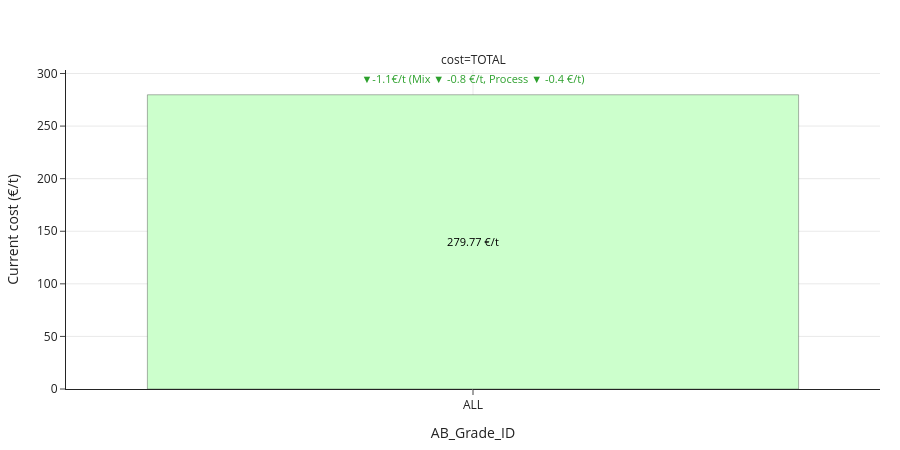
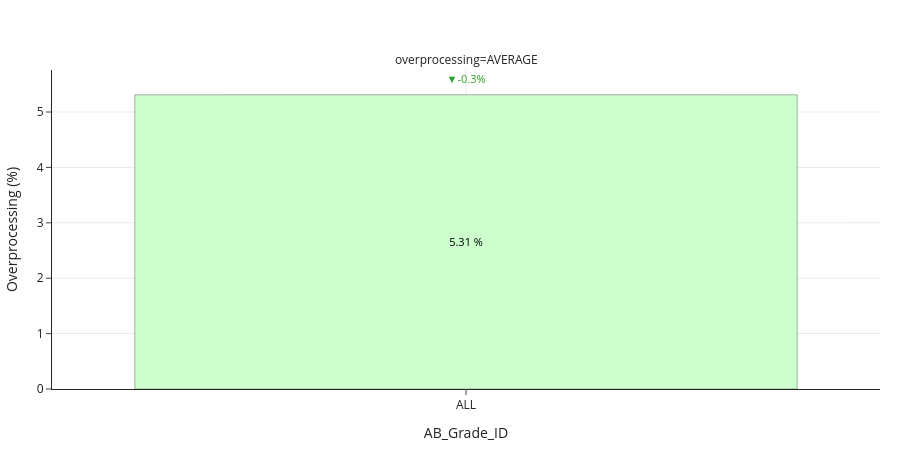

Notebook source saved alongside these figures, in order:
### Code cell
from utility import drilldown_df, _drilldown_analysis_plot, mix_effect, build_drilldown_text

for level in [1, 2, 3]:
    for object_drilldown in ["cost", "overprocessing"]:
        
        reference = "baseline"

        drilldown = drilldown_df(process_data[process_data.AB_Grade_ID.isin(grades_summary)], level , object_drilldown, reference)
        if level == 1 and object_drilldown=="cost":
            mix_contribution = mix_effect(object_drilldown, reference, grades_summary, process_data)
        else:
            mix_contribution = None

        descriptions_md = build_drilldown_text(drilldown.rename(columns={"cost":object_drilldown}), mix_contribution, lang=LANG)
        descriptions.append(descriptions_md)

        fig = _drilldown_analysis_plot(drilldown, mix_contribution,  level, object_drilldown, reference)
        fig = fig.update_layout(
                    title="",
                )
        fig.show()

### Figure 1 — Plotly figure (JSON) as saved in the notebook; plotly's stock layout.template omitted (floating-point values rounded to 4 significant figures)
{"data": [{"alignmentgroup": "True", "cliponaxis": false, "customdata": [["▼-1.1€/t", 280.9, -1.145, 279.8]], "hovertemplate": "<b>%{facetcol} • ID %{x}</b><br>Current: %{y:,.3f} €/t<br>Previous: %{customdata[1]:,.3f} €/t<br>Δ: %{{customdata[2]:.2%}}<extra></extra>", "insidetextanchor": "middle", "legendgroup": "", "marker": {"color": [-1.145], "coloraxis": "coloraxis", "line": {"color": "rgba(60,60,60,0.5)", "width": 0.8}, "pattern": {"shape": ""}}, "name": "", "offsetgroup": "", "orientation": "v", "showlegend": false, "text": ["279.77 €/t"], "textfont": {"color": "black", "size": 11}, "textposition": "inside", "type": "bar", "x": ["ALL"], "xaxis": "x", "y": [279.8], "yaxis": "y"}, {"cliponaxis": false, "hoverinfo": "skip", "mode": "text", "showlegend": false, "text": ["▼-1.1€/t (Mix ▼ -0.8 €/t, Process ▼ -0.4 €/t)"], "textfont": {"color": ["#2ca02c"], "size": 11}, "textposition": "top center", "type": "scatter", "x": ["ALL"], "xaxis": "x", "y": [288.2], "yaxis": "y"}], "layout": {"annotations": [{"font": {}, "showarrow": false, "text": "cost=TOTAL", "x": 0.5, "xanchor": "center", "xref": "paper", "y": 1, "yanchor": "bottom", "yref": "paper"}], "autosize": true, "barmode": "relative", "coloraxis": {"cmax": 1.145, "cmin": -1.145, "colorbar": {"title": {"text": "Current cost (€/t)"}}, "colorscale": [[0, "#ccffcc"], [0.5, "#ffffff"], [1, "#ffcccc"]], "showscale": false}, "font": {"color": "#222", "size": 12}, "height": 450, "legend": {"tracegroupgap": 0}, "margin": {"b": 40, "l": 50, "r": 20, "t": 70}, "paper_bgcolor": "white", "plot_bgcolor": "white", "title": {"text": ""}, "xaxis": {"anchor": "y", "domain": [0, 1], "gridcolor": "rgba(200,200,200,0.4)", "showgrid": true, "tickangle": 0, "title": {"text": "AB_Grade_ID"}, "zeroline": false}, "yaxis": {"anchor": "x", "automargin": true, "domain": [0, 1], "gridcolor": "rgba(200,200,200,0.4)", "showgrid": true, "title": {"text": "Current cost (€/t)"}, "zeroline": false}}}

### Figure 2 — Plotly figure (JSON) as saved in the notebook; plotly's stock layout.template omitted (floating-point values rounded to 4 significant figures)
{"data": [{"alignmentgroup": "True", "cliponaxis": false, "customdata": [["▼-0.3%", 5.649, -0.3377, 5.311]], "hovertemplate": "<b>%{facetcol} • ID %{x}</b><br>Current: %{y:,.3f} %<br>Previous: %{customdata[1]:,.3f} %<br>Δ: %{{customdata[2]:.2%}}<extra></extra>", "insidetextanchor": "middle", "legendgroup": "", "marker": {"color": [-0.3377], "coloraxis": "coloraxis", "line": {"color": "rgba(60,60,60,0.5)", "width": 0.8}, "pattern": {"shape": ""}}, "name": "", "offsetgroup": "", "orientation": "v", "showlegend": false, "text": ["5.31 %"], "textfont": {"color": "black", "size": 11}, "textposition": "inside", "type": "bar", "x": ["ALL"], "xaxis": "x", "y": [5.311], "yaxis": "y"}, {"cliponaxis": false, "hoverinfo": "skip", "mode": "text", "showlegend": false, "text": ["▼-0.3%"], "textfont": {"color": ["#2ca02c"], "size": 11}, "textposition": "top center", "type": "scatter", "x": ["ALL"], "xaxis": "x", "y": [5.471], "yaxis": "y"}], "layout": {"annotations": [{"font": {}, "showarrow": false, "text": "overprocessing=AVERAGE", "x": 0.5, "xanchor": "center", "xref": "paper", "y": 1, "yanchor": "bottom", "yref": "paper"}], "autosize": true, "barmode": "relative", "coloraxis": {"cmax": 0.3377, "cmin": -0.3377, "colorbar": {"title": {"text": "Overprocessing (%)"}}, "colorscale": [[0, "#ccffcc"], [0.5, "#ffffff"], [1, "#ffcccc"]], "showscale": false}, "font": {"color": "#222", "size": 12}, "height": 450, "legend": {"tracegroupgap": 0}, "margin": {"b": 40, "l": 50, "r": 20, "t": 70}, "paper_bgcolor": "white", "plot_bgcolor": "white", "title": {"text": ""}, "xaxis": {"anchor": "y", "domain": [0, 1], "gridcolor": "rgba(200,200,200,0.4)", "showgrid": true, "tickangle": 0, "title": {"text": "AB_Grade_ID"}, "zeroline": false}, "yaxis": {"anchor": "x", "automargin": true, "domain": [0, 1], "gridcolor": "rgba(200,200,200,0.4)", "showgrid": true, "title": {"text": "Overprocessing (%)"}, "zeroline": false}}}
